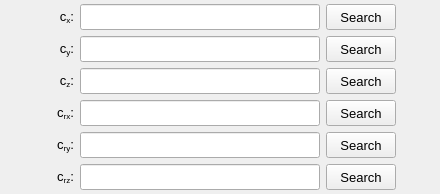
               <widget class="QWidget" name="tab_damping_table">
                <attribute name="title">
                 <string>Damping</string>
                </attribute>
                <layout class="QGridLayout" name="gridLayout_17">
                 <property name="leftMargin">
                  <number>4</number>
                 </property>
                 <property name="topMargin">
                  <number>4</number>
                 </property>
                 <property name="rightMargin">
                  <number>4</number>
                 </property>
                 <property name="bottomMargin">
                  <number>4</number>
                 </property>
                 <item row="0" column="4">
                  <spacer name="horizontalSpacer_21">
                   <property name="orientation">
                    <enum>Qt::Orientation::Horizontal</enum>
                   </property>
                   <property name="sizeHint" stdset="0">
                    <size>
                     <width>40</width>
                     <height>20</height>
                    </size>
                   </property>
                  </spacer>
                 </item>
                 <item row="0" column="1">
                  <widget class="QLabel" name="label_138">
                   <property name="enabled">
                    <bool>true</bool>
                   </property>
                   <property name="minimumSize">
                    <size>
                     <width>30</width>
                     <height>26</height>
                    </size>
                   </property>
                   <property name="maximumSize">
                    <size>
                     <width>30</width>
                     <height>26</height>
                    </size>
                   </property>
                   <property name="font">
                    <font>
                     <pointsize>10</pointsize>
                    </font>
                   </property>
                   <property name="mouseTracking">
                    <bool>true</bool>
                   </property>
                   <property name="text">
                    <string>&lt;html&gt;&lt;head/&gt;&lt;body&gt;&lt;p align=&quot;right&quot;&gt;c&lt;span style=&quot; vertical-align:sub;&quot;&gt;x&lt;/span&gt;:&lt;/p&gt;&lt;/body&gt;&lt;/html&gt;</string>
                   </property>
                   <property name="alignment">
                    <set>Qt::AlignmentFlag::AlignCenter</set>
                   </property>
                  </widget>
                 </item>
                 <item row="0" column="2">
                  <widget class="QLineEdit" name="lineEdit_Cx_table_path">
                   <property name="enabled">
                    <bool>true</bool>
                   </property>
                   <property name="minimumSize">
                    <size>
                     <width>240</width>
                     <height>26</height>
                    </size>
                   </property>
                   <property name="maximumSize">
                    <size>
                     <width>250</width>
                     <height>26</height>
                    </size>
                   </property>
                   <property name="sizeIncrement">
                    <size>
                     <width>0</width>
                     <height>0</height>
                    </size>
                   </property>
                   <property name="font">
                    <font>
                     <pointsize>9</pointsize>
                    </font>
                   </property>
                   <property name="styleSheet">
                    <string notr="true"/>
                   </property>
                   <property name="alignment">
                    <set>Qt::AlignmentFlag::AlignCenter</set>
                   </property>
                   <property name="clearButtonEnabled">
                    <bool>true</bool>
                   </property>
                  </widget>
                 </item>
                 <item row="0" column="3">
                  <widget class="QPushButton" name="pushButton_load_Cx_table">
                   <property name="enabled">
                    <bool>true</bool>
                   </property>
                   <property name="sizePolicy">
                    <sizepolicy hsizetype="Expanding" vsizetype="Fixed">
                     <horstretch>0</horstretch>
                     <verstretch>0</verstretch>
                    </sizepolicy>
                   </property>
                   <property name="minimumSize">
                    <size>
                     <width>70</width>
                     <height>26</height>
                    </size>
                   </property>
                   <property name="maximumSize">
                    <size>
                     <width>70</width>
                     <height>16777215</height>
                    </size>
                   </property>
                   <property name="font">
                    <font>
                     <pointsize>10</pointsize>
                    </font>
                   </property>
                   <property name="styleSheet">
                    <string notr="true"/>
                   </property>
                   <property name="text">
                    <string>Search</string>
                   </property>
                  </widget>
                 </item>
                 <item row="1" column="1">
                  <widget class="QLabel" name="label_133">
                   <property name="enabled">
                    <bool>true</bool>
                   </property>
                   <property name="minimumSize">
                    <size>
                     <width>30</width>
                     <height>26</height>
                    </size>
                   </property>
                   <property name="maximumSize">
                    <size>
                     <width>30</width>
                     <height>26</height>
                    </size>
                   </property>
                   <property name="font">
                    <font>
                     <pointsize>10</pointsize>
                    </font>
                   </property>
                   <property name="mouseTracking">
                    <bool>true</bool>
                   </property>
                   <property name="text">
                    <string>&lt;html&gt;&lt;head/&gt;&lt;body&gt;&lt;p align=&quot;right&quot;&gt;c&lt;span style=&quot; vertical-align:sub;&quot;&gt;y&lt;/span&gt;:&lt;/p&gt;&lt;/body&gt;&lt;/html&gt;</string>
                   </property>
                   <property name="alignment">
                    <set>Qt::AlignmentFlag::AlignCenter</set>
                   </property>
                  </widget>
                 </item>
                 <item row="2" column="1">
                  <widget class="QLabel" name="label_136">
                   <property name="enabled">
                    <bool>true</bool>
                   </property>
                   <property name="minimumSize">
                    <size>
                     <width>30</width>
                     <height>26</height>
                    </size>
                   </property>
                   <property name="maximumSize">
                    <size>
                     <width>30</width>
                     <height>26</height>
                    </size>
                   </property>
                   <property name="font">
                    <font>
                     <pointsize>10</pointsize>
                    </font>
                   </property>
                   <property name="mouseTracking">
                    <bool>true</bool>
                   </property>
                   <property name="text">
                    <string>&lt;html&gt;&lt;head/&gt;&lt;body&gt;&lt;p align=&quot;right&quot;&gt;c&lt;span style=&quot; vertical-align:sub;&quot;&gt;z&lt;/span&gt;:&lt;/p&gt;&lt;/body&gt;&lt;/html&gt;</string>
                   </property>
                   <property name="alignment">
                    <set>Qt::AlignmentFlag::AlignCenter</set>
                   </property>
                  </widget>
                 </item>
                 <item row="1" column="2">
                  <widget class="QLineEdit" name="lineEdit_Cy_table_path">
                   <property name="enabled">
                    <bool>true</bool>
                   </property>
                   <property name="minimumSize">
                    <size>
                     <width>240</width>
                     <height>26</height>
                    </size>
                   </property>
                   <property name="maximumSize">
                    <size>
                     <width>250</width>
                     <height>26</height>
                    </size>
                   </property>
                   <property name="sizeIncrement">
                    <size>
                     <width>0</width>
                     <height>0</height>
                    </size>
                   </property>
                   <property name="font">
                    <font>
                     <pointsize>9</pointsize>
                    </font>
                   </property>
                   <property name="styleSheet">
                    <string notr="true"/>
                   </property>
                   <property name="alignment">
                    <set>Qt::AlignmentFlag::AlignCenter</set>
                   </property>
                   <property name="clearButtonEnabled">
                    <bool>true</bool>
                   </property>
                  </widget>
                 </item>
                 <item row="1" column="3">
                  <widget class="QPushButton" name="pushButton_load_Cy_table">
                   <property name="enabled">
                    <bool>true</bool>
                   </property>
                   <property name="sizePolicy">
                    <sizepolicy hsizetype="Expanding" vsizetype="Fixed">
                     <horstretch>0</horstretch>
                     <verstretch>0</verstretch>
                    </sizepolicy>
                   </property>
                   <property name="minimumSize">
                    <size>
                     <width>70</width>
                     <height>26</height>
                    </size>
                   </property>
                   <property name="maximumSize">
                    <size>
                     <width>70</width>
                     <height>16777215</height>
                    </size>
                   </property>
                   <property name="font">
                    <font>
                     <pointsize>10</pointsize>
                    </font>
                   </property>
                   <property name="styleSheet">
                    <string notr="true"/>
                   </property>
                   <property name="text">
                    <string>Search</string>
                   </property>
                  </widget>
                 </item>
                 <item row="2" column="2">
                  <widget class="QLineEdit" name="lineEdit_Cz_table_path">
                   <property name="enabled">
                    <bool>true</bool>
                   </property>
                   <property name="minimumSize">
                    <size>
                     <width>240</width>
                     <height>26</height>
                    </size>
                   </property>
                   <property name="maximumSize">
                    <size>
                     <width>250</width>
                     <height>26</height>
                    </size>
                   </property>
                   <property name="sizeIncrement">
                    <size>
                     <width>0</width>
                     <height>0</height>
                    </size>
                   </property>
                   <property name="font">
                    <font>
                     <pointsize>9</pointsize>
                    </font>
                   </property>
                   <property name="styleSheet">
                    <string notr="true"/>
                   </property>
                   <property name="alignment">
                    <set>Qt::AlignmentFlag::AlignCenter</set>
                   </property>
                   <property name="clearButtonEnabled">
                    <bool>true</bool>
                   </property>
                  </widget>
                 </item>
                 <item row="2" column="3">
                  <widget class="QPushButton" name="pushButton_load_Cz_table">
                   <property name="enabled">
                    <bool>true</bool>
                   </property>
                   <property name="sizePolicy">
                    <sizepolicy hsizetype="Expanding" vsizetype="Fixed">
                     <horstretch>0</horstretch>
                     <verstretch>0</verstretch>
                    </sizepolicy>
                   </property>
                   <property name="minimumSize">
                    <size>
                     <width>70</width>
                     <height>26</height>
                    </size>
                   </property>
                   <property name="maximumSize">
                    <size>
                     <width>70</width>
                     <height>16777215</height>
                    </size>
                   </property>
                   <property name="font">
                    <font>
                     <pointsize>10</pointsize>
                    </font>
                   </property>
                   <property name="styleSheet">
                    <string notr="true"/>
                   </property>
                   <property name="text">
                    <string>Search</string>
                   </property>
                  </widget>
                 </item>
                 <item row="3" column="3">
                  <widget class="QPushButton" name="pushButton_load_Crx_table">
                   <property name="enabled">
                    <bool>true</bool>
                   </property>
                   <property name="sizePolicy">
                    <sizepolicy hsizetype="Expanding" vsizetype="Fixed">
                     <horstretch>0</horstretch>
                     <verstretch>0</verstretch>
                    </sizepolicy>
                   </property>
                   <property name="minimumSize">
                    <size>
                     <width>70</width>
                     <height>26</height>
                    </size>
                   </property>
                   <property name="maximumSize">
                    <size>
                     <width>70</width>
                     <height>16777215</height>
                    </size>
                   </property>
                   <property name="font">
                    <font>
                     <pointsize>10</pointsize>
                    </font>
                   </property>
                   <property name="styleSheet">
                    <string notr="true"/>
                   </property>
                   <property name="text">
                    <string>Search</string>
                   </property>
                  </widget>
                 </item>
                 <item row="4" column="1">
                  <widget class="QLabel" name="label_139">
                   <property name="enabled">
                    <bool>true</bool>
                   </property>
                   <property name="minimumSize">
                    <size>
                     <width>30</width>
                     <height>26</height>
                    </size>
                   </property>
                   <property name="maximumSize">
                    <size>
                     <width>30</width>
                     <height>26</height>
                    </size>
                   </property>
                   <property name="font">
                    <font>
                     <pointsize>10</pointsize>
                    </font>
                   </property>
                   <property name="mouseTracking">
                    <bool>true</bool>
                   </property>
                   <property name="text">
                    <string>&lt;html&gt;&lt;head/&gt;&lt;body&gt;&lt;p align=&quot;right&quot;&gt;c&lt;span style=&quot; vertical-align:sub;&quot;&gt;ry&lt;/span&gt;:&lt;/p&gt;&lt;/body&gt;&lt;/html&gt;</string>
                   </property>
                   <property name="alignment">
                    <set>Qt::AlignmentFlag::AlignCenter</set>
                   </property>
                  </widget>
                 </item>
                 <item row="4" column="2">
                  <widget class="QLineEdit" name="lineEdit_Cry_table_path">
                   <property name="enabled">
                    <bool>true</bool>
                   </property>
                   <property name="minimumSize">
                    <size>
                     <width>240</width>
                     <height>26</height>
                    </size>
                   </property>
                   <property name="maximumSize">
                    <size>
                     <width>250</width>
                     <height>26</height>
                    </size>
                   </property>
                   <property name="sizeIncrement">
                    <size>
                     <width>0</width>
                     <height>0</height>
                    </size>
                   </property>
                   <property name="font">
                    <font>
                     <pointsize>9</pointsize>
                    </font>
                   </property>
                   <property name="styleSheet">
                    <string notr="true"/>
                   </property>
                   <property name="alignment">
                    <set>Qt::AlignmentFlag::AlignCenter</set>
                   </property>
                   <property name="clearButtonEnabled">
                    <bool>true</bool>
                   </property>
                  </widget>
                 </item>
                 <item row="3" column="1">
                  <widget class="QLabel" name="label_137">
                   <property name="enabled">
                    <bool>true</bool>
                   </property>
                   <property name="minimumSize">
                    <size>
                     <width>30</width>
                     <height>26</height>
                    </size>
                   </property>
                   <property name="maximumSize">
                    <size>
                     <width>30</width>
                     <height>26</height>
                    </size>
                   </property>
                   <property name="font">
                    <font>
                     <pointsize>10</pointsize>
                    </font>
                   </property>
                   <property name="mouseTracking">
                    <bool>true</bool>
                   </property>
                   <property name="text">
                    <string>&lt;html&gt;&lt;head/&gt;&lt;body&gt;&lt;p align=&quot;right&quot;&gt;c&lt;span style=&quot; vertical-align:sub;&quot;&gt;rx&lt;/span&gt;:&lt;/p&gt;&lt;/body&gt;&lt;/html&gt;</string>
                   </property>
                   <property name="alignment">
                    <set>Qt::AlignmentFlag::AlignCenter</set>
                   </property>
                  </widget>
                 </item>
                 <item row="3" column="2">
                  <widget class="QLineEdit" name="lineEdit_Crx_table_path">
                   <property name="enabled">
                    <bool>true</bool>
                   </property>
                   <property name="minimumSize">
                    <size>
                     <width>240</width>
                     <height>26</height>
                    </size>
                   </property>
                   <property name="maximumSize">
                    <size>
                     <width>250</width>
                     <height>26</height>
                    </size>
                   </property>
                   <property name="sizeIncrement">
                    <size>
                     <width>0</width>
                     <height>0</height>
                    </size>
                   </property>
                   <property name="font">
                    <font>
                     <pointsize>9</pointsize>
                    </font>
                   </property>
                   <property name="styleSheet">
                    <string notr="true"/>
                   </property>
                   <property name="alignment">
                    <set>Qt::AlignmentFlag::AlignCenter</set>
                   </property>
                   <property name="clearButtonEnabled">
                    <bool>true</bool>
                   </property>
                  </widget>
                 </item>
                 <item row="4" column="3">
                  <widget class="QPushButton" name="pushButton_load_Cry_table">
                   <property name="enabled">
                    <bool>true</bool>
                   </property>
                   <property name="sizePolicy">
                    <sizepolicy hsizetype="Expanding" vsizetype="Fixed">
                     <horstretch>0</horstretch>
                     <verstretch>0</verstretch>
                    </sizepolicy>
                   </property>
                   <property name="minimumSize">
                    <size>
                     <width>70</width>
                     <height>26</height>
                    </size>
                   </property>
                   <property name="maximumSize">
                    <size>
                     <width>70</width>
                     <height>16777215</height>
                    </size>
                   </property>
                   <property name="font">
                    <font>
                     <pointsize>10</pointsize>
                    </font>
                   </property>
                   <property name="styleSheet">
                    <string notr="true"/>
                   </property>
                   <property name="text">
                    <string>Search</string>
                   </property>
                  </widget>
                 </item>
                 <item row="5" column="1">
                  <widget class="QLabel" name="label_120">
                   <property name="enabled">
                    <bool>true</bool>
                   </property>
                   <property name="minimumSize">
                    <size>
                     <width>30</width>
                     <height>26</height>
                    </size>
                   </property>
                   <property name="maximumSize">
                    <size>
                     <width>30</width>
                     <height>26</height>
                    </size>
                   </property>
                   <property name="font">
                    <font>
                     <pointsize>10</pointsize>
                    </font>
                   </property>
                   <property name="mouseTracking">
                    <bool>true</bool>
                   </property>
                   <property name="text">
                    <string>&lt;html&gt;&lt;head/&gt;&lt;body&gt;&lt;p align=&quot;right&quot;&gt;c&lt;span style=&quot; vertical-align:sub;&quot;&gt;rz&lt;/span&gt;:&lt;/p&gt;&lt;/body&gt;&lt;/html&gt;</string>
                   </property>
                   <property name="alignment">
                    <set>Qt::AlignmentFlag::AlignCenter</set>
                   </property>
                  </widget>
                 </item>
                 <item row="5" column="3">
                  <widget class="QPushButton" name="pushButton_load_Crz_table">
                   <property name="enabled">
                    <bool>true</bool>
                   </property>
                   <property name="sizePolicy">
                    <sizepolicy hsizetype="Expanding" vsizetype="Fixed">
                     <horstretch>0</horstretch>
                     <verstretch>0</verstretch>
                    </sizepolicy>
                   </property>
                   <property name="minimumSize">
                    <size>
                     <width>70</width>
                     <height>26</height>
                    </size>
                   </property>
                   <property name="maximumSize">
                    <size>
                     <width>70</width>
                     <height>16777215</height>
                    </size>
                   </property>
                   <property name="font">
                    <font>
                     <pointsize>10</pointsize>
                    </font>
                   </property>
                   <property name="styleSheet">
                    <string notr="true"/>
                   </property>
                   <property name="text">
                    <string>Search</string>
                   </property>
                  </widget>
                 </item>
                 <item row="5" column="2">
                  <widget class="QLineEdit" name="lineEdit_Crz_table_path">
                   <property name="enabled">
                    <bool>true</bool>
                   </property>
                   <property name="minimumSize">
                    <size>
                     <width>240</width>
                     <height>26</height>
                    </size>
                   </property>
                   <property name="maximumSize">
                    <size>
                     <width>250</width>
                     <height>26</height>
                    </size>
                   </property>
                   <property name="sizeIncrement">
                    <size>
                     <width>0</width>
                     <height>0</height>
                    </size>
                   </property>
                   <property name="font">
                    <font>
                     <pointsize>9</pointsize>
                    </font>
                   </property>
                   <property name="styleSheet">
                    <string notr="true"/>
                   </property>
                   <property name="alignment">
                    <set>Qt::AlignmentFlag::AlignCenter</set>
                   </property>
                   <property name="clearButtonEnabled">
                    <bool>true</bool>
                   </property>
                  </widget>
                 </item>
                 <item row="0" column="0">
                  <spacer name="horizontalSpacer_22">
                   <property name="orientation">
                    <enum>Qt::Orientation::Horizontal</enum>
                   </property>
                   <property name="sizeHint" stdset="0">
                    <size>
                     <width>40</width>
                     <height>20</height>
                    </size>
                   </property>
                  </spacer>
                 </item>
                </layout>
               </widget>
